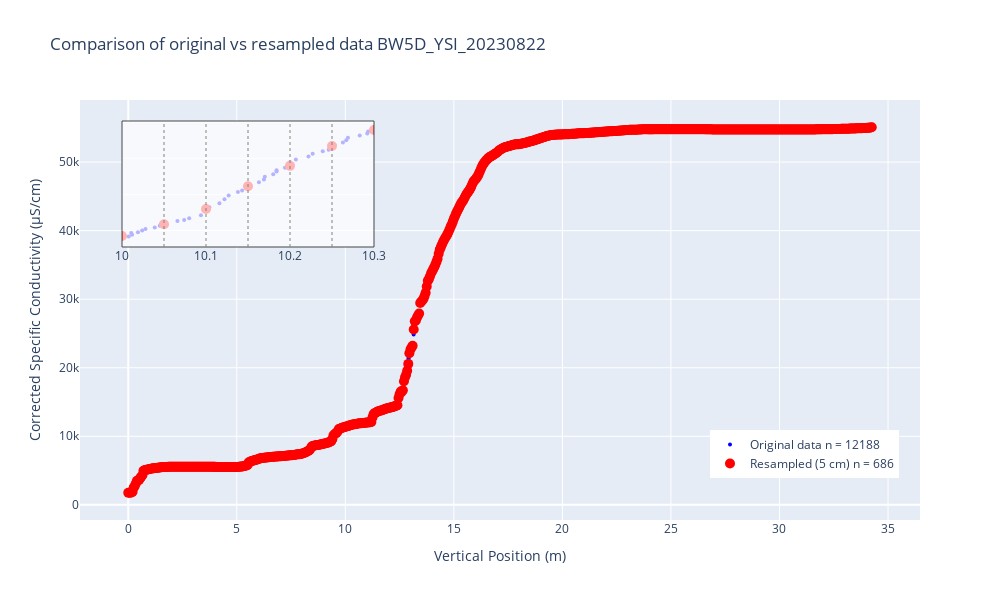

The notebook cell saved with this chart:
### Markdown cell above
---

### Main function:

sampling_interval: Distance between sampling points in meters (default 0.05m)
  - Controls resolution of resampled data
  - Smaller values = higher resolution but more data points
  - Larger values = lower resolution but smoother data

x_min: Starting depth in meters for zoomed inset plot (default 10m)
  - Determines which section of data is shown in detail
  - Should be within range of available depth measurements

num_intervals: Number of sampling intervals to display in inset (default 4)
  - Controls how many vertical grid lines appear in zoomed view
  - More intervals = more detailed view of sampling resolution

### Code cell
main(df_example=df_well, 
     sampling_interval=0.05, # meters
     x_min=10, #meters
     num_intervals=6 #number of intervals 
     )

### Figure 1 — Plotly figure (JSON) as saved in the notebook; plotly's stock layout.template omitted (floating-point values rounded to 4 significant figures; data arrays with more than 128 entries replaced by an {"elided": "..."} marker saying what was removed)
{"data": [{"marker": {"color": "blue", "size": 4}, "mode": "markers", "name": "Original data n = 12188", "type": "scatter", "x": {"elided": "12188 float values"}, "y": {"elided": "12188 float values"}}, {"marker": {"color": "red", "size": 10}, "mode": "markers", "name": "Resampled (5 cm) n = 686", "type": "scatter", "x": {"elided": "686 float values"}, "y": {"elided": "686 float values"}}, {"marker": {"color": "blue", "size": 4}, "mode": "markers", "showlegend": false, "type": "scatter", "x": [10.01, 10.01, 10.01, 10.02, 10.02, 10.03, 10.04, 10.04, 10.05, 10.05, 10.07, 10.07, 10.08, 10.09, 10.1, 10.1, 10.12, 10.12, 10.13, 10.14, 10.14, 10.15, 10.15, 10.16, 10.17, 10.17, 10.18, 10.18, 10.18, 10.19, 10.2, 10.2, 10.21, 10.22, 10.23, 10.24, 10.25, 10.25, 10.25, 10.26, 10.27, 10.27, 10.28, 10.29, 10.29], "xaxis": "x2", "y": [11380.0, 11390.0, 11390.0, 11400.0, 11400.0, 11400.0, 11410.0, 11410.0, 11420.0, 11420.0, 11430.0, 11430.0, 11434, 11440.0, 11450.0, 11460.0, 11480.0, 11490.0, 11500.0, 11510.0, 11510.0, 11520.0, 11530.0, 11530.0, 11540.0, 11550.0, 11560.0, 11560.0, 11570.0, 11574, 11580.0, 11589, 11600.0, 11600.0, 11610.0, 11620.0, 11620.0, 11630.0, 11640.0, 11640.0, 11650.0, 11660.0, 11660.0, 11670.0, 11670.0], "yaxis": "y2"}, {"marker": {"color": "red", "size": 10}, "mode": "markers", "showlegend": false, "type": "scatter", "x": [10, 10.05, 10.1, 10.15, 10.2, 10.25, 10.3], "xaxis": "x2", "y": [11380.0, 11420.0, 11460.0, 11520.0, 11580.0, 11630.0, 11680.0], "yaxis": "y2"}], "layout": {"height": 600, "hovermode": "closest", "legend": {"x": 0.75, "y": 0.1}, "shapes": [{"fillcolor": "white", "line": {"color": "black", "width": 1}, "opacity": 0.7, "type": "rect", "x0": 0.05, "x1": 0.35, "xref": "paper", "y0": 0.65, "y1": 0.95, "yref": "paper"}, {"line": {"color": "gray", "dash": "dot", "width": 1}, "type": "line", "x0": 10.05, "x1": 10.05, "xref": "x2", "y0": 11350.0, "y1": 11700.0, "yref": "y2"}, {"line": {"color": "gray", "dash": "dot", "width": 1}, "type": "line", "x0": 10.1, "x1": 10.1, "xref": "x2", "y0": 11350.0, "y1": 11700.0, "yref": "y2"}, {"line": {"color": "gray", "dash": "dot", "width": 1}, "type": "line", "x0": 10.15, "x1": 10.15, "xref": "x2", "y0": 11350.0, "y1": 11700.0, "yref": "y2"}, {"line": {"color": "gray", "dash": "dot", "width": 1}, "type": "line", "x0": 10.2, "x1": 10.2, "xref": "x2", "y0": 11350.0, "y1": 11700.0, "yref": "y2"}, {"line": {"color": "gray", "dash": "dot", "width": 1}, "type": "line", "x0": 10.25, "x1": 10.25, "xref": "x2", "y0": 11350.0, "y1": 11700.0, "yref": "y2"}], "title": {"text": "Comparison of original vs resampled data BW5D_YSI_20230822"}, "width": 1000, "xaxis": {"anchor": "y", "domain": [0, 1], "title": {"text": "Vertical Position (m)"}}, "xaxis2": {"anchor": "y2", "domain": [0.05, 0.35], "range": [10, 10.3]}, "yaxis": {"anchor": "x", "domain": [0, 1], "title": {"text": "Corrected Specific Conductivity (µS/cm)"}}, "yaxis2": {"anchor": "x2", "domain": [0.65, 0.95], "range": [11350.0, 11700.0], "showticklabels": false}}}
